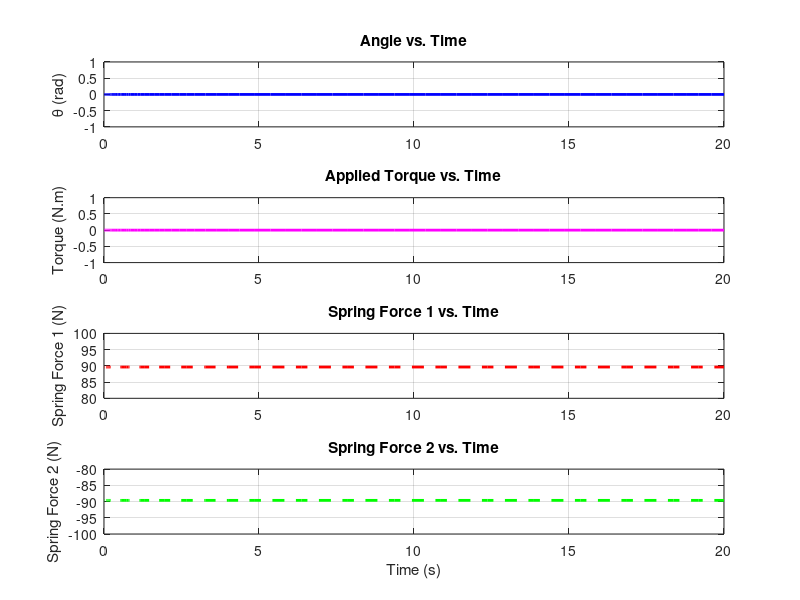
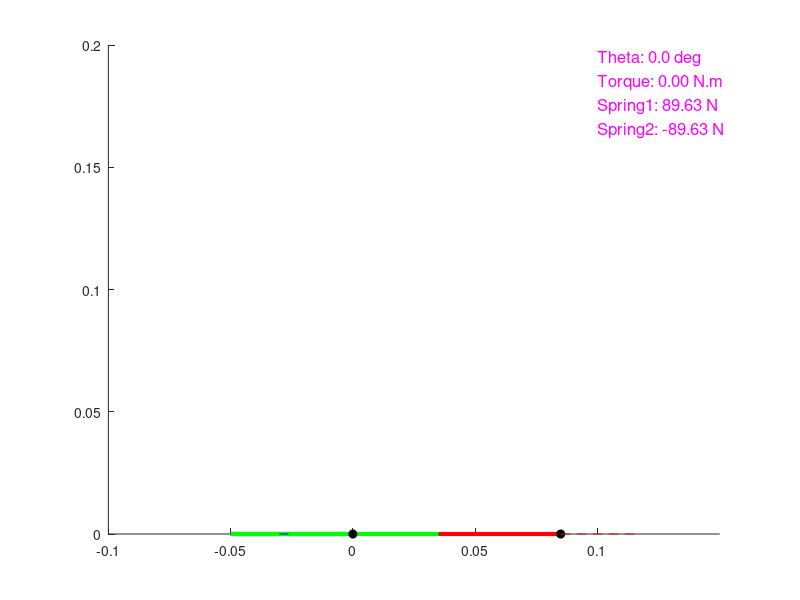

Source code (MATLAB) for these figures, in order:
% Clear workspace
clear;
clc;

% Parameters
PLA_den = 1240;         % PLA density kg/m3
S = 0.05;              % Length of each side link (m)
T = 0.085;             % Length of the top link (m)
D = T;                 % Distance between pivots (m)
w_s =  0.005;          % width side
w_t =  0.0102;         % width top
m_s = PLA_den * w_s * S;   % Mass of each side link (kg)
m_t = PLA_den * w_t * T;   % Mass of the top link (kg)

p1 = 0.4     %L spring1 ,m
q1 = 0.2   %W spring1 ,m
r1 =0.05        %H spring1 ,m
p2  = 0.4       %L spring2 ,m
q2  = 0.2       %W spring2 ,m
r2   =0.05       %H spring2 ,m

E =  55158       %Elastic modulus estimate (linear for now nonlinear later), 55158 N/m which is 8 psi

k1 = E*q1*r1/p1;               % Spring 1 stiffness (N/m)
k2 = E*q2*r2/p2;               % Spring 2 stiffness (N/m)
l1_o = 0.07;           % Rest length of spring 1 (m)
l2_o = 0.1;           % Rest length of spring 2 (m)
a = 0.025;             % Distance from bottom-left pivot to spring 1 attachment (m)
b = 0.005;             % Distance from bottom-right pivot to spring 2 attachment (m)
Q1 = -0.03;            % Spring 1 bottom attachment point (m)
Q2 = D + 0.03;         % Spring 2 bottom attachment point (m)

% Define the applied torque (smooth increase from 0 to 1 over time)
%tau = @(t) ((mod(t,4) >= 1 & mod(t,4) < 2) * (-1.5)) + ((mod(t,4) >= 2 & mod(t,4) < 3) * (1.5));
tau = @(t) (0);


% Initial conditions (start from rest)
theta0 = 0;             % Initial angle (rad)
theta_dot0 = 0;         % Initial angular velocity (rad/s)
initial_conditions = [theta0; theta_dot0];

% Time span for the simulation
t_span = [0, 20];       % Simulate from t=0 to t=20 seconds (slower simulation)

% Differential equation function (returns derivatives)
function dydt = system_eqns(t, y, S, m_s, m_t, k1, k2, l1_o, l2_o, a, b, Q1, Q2, T, D, tau)
    theta1 = y(1);  % Angle of the left side link
    theta_dot1 = y(2);
    
    % For the parallelogram constraint, we know theta2 = theta1
    % Calculate the positions of points A and B, with fixed length of the top link
    A_x = -S * cos(theta1);
    A_y = S * sin(theta1);
    
    B_x = D - S * cos(theta1); % Fixed top link length constraint
    B_y = S * sin(theta1);     % Symmetric behavior
    
    % Calculate spring lengths
    l1 = sqrt((a * sin(theta1))^2 + (a * cos(theta1) + Q1)^2); % Spring 1 length
    l2 = sqrt((b * sin(theta1))^2 + ((Q2 - T) + b * cos(theta1))^2); % Spring 2 length
    
    % Derivatives of spring lengths
    dl1_dtheta = (a * cos(theta1) + Q1) / l1;
    dl2_dtheta = ((Q2 - T) + b * cos(theta1)) / l2;
    
    % Spring forces (passive forces, only reacting to displacement)
    spring_force_1 = k1 * (l1 - l1_o) * dl1_dtheta;
    spring_force_2 = k2 * (l2 - l2_o) * dl2_dtheta;
    
    % Applied torque (from the smoothing function)
    torque = tau(t);  % Get the current torque value from the sigmoid function
    
    % Effective inertia
    I_eff = (2 / 3) * m_s * S^2 + m_t * S^2 * cos(theta1)^2;
    
    % Differential equation for theta1 (since theta2 = theta1 in the parallelogram)
    theta1_ddot = (spring_force_1 + spring_force_2 - torque) / I_eff;
    
    % Return the derivatives
    dydt = [theta_dot1; theta1_ddot];
end

% Solve the ODE using ode45
[t, y] = ode45(@(t, y) system_eqns(t, y, S, m_s, m_t, k1, k2, l1_o, l2_o, a, b, Q1, Q2, T, D, tau), t_span, initial_conditions);

theta_values = y(:,1); % in radians

% Pre-compute spring forces for each time instant
numPoints = length(t);
spring_force1 = zeros(numPoints,1);
spring_force2 = zeros(numPoints,1);
for i = 1:numPoints
    theta1 = theta_values(i);
    l1 = sqrt((a * sin(theta1))^2 + (a * cos(theta1) + Q1)^2);
    dl1_dtheta = (a * cos(theta1) + Q1) / l1;
    spring_force1(i) = k1 * (l1 - l1_o) * dl1_dtheta;
    
    l2 = sqrt((b * sin(theta1))^2 + ((Q2 - T) + b * cos(theta1))^2);
    dl2_dtheta = ((Q2 - T) + b * cos(theta1)) / l2;
    spring_force2(i) = k2 * (l2 - l2_o) * dl2_dtheta;
end

% Applied torque values over time (computed from the square wave)
torque_values = arrayfun(tau, t);

% Create a figure to plot the time-series data
figure;
subplot(4,1,1);
plot(t, theta_values, 'b-', 'LineWidth', 2);
ylabel('\theta (rad)');
title('Angle vs. Time');
grid on;

subplot(4,1,2);
plot(t, torque_values, 'm-', 'LineWidth', 2);
ylabel('Torque (N.m)');
title('Applied Torque vs. Time');
grid on;

subplot(4,1,3);
plot(t, spring_force1, 'r--', 'LineWidth', 2);
ylabel('Spring Force 1 (N)');
title('Spring Force 1 vs. Time');
grid on;

subplot(4,1,4);
plot(t, spring_force2, 'g--', 'LineWidth', 2);
ylabel('Spring Force 2 (N)');
xlabel('Time (s)');
title('Spring Force 2 vs. Time');
grid on;


% Prepare for animation
figure;
hold on;
axis equal;  % Keep aspect ratio fixed
xlim([-0.1, 0.15]);  % Adjust X-axis limits for better visualization
ylim([0, 0.2]);  % Adjust Y-axis limits for better visualization

% Plot the fixed base (bottom link)
plot([0, D], [0, 0], 'k-', 'LineWidth', 2);  % Base link

% Create plot for the mechanism animation
h_side_left = plot([0, 0], [0, 0], 'b-', 'LineWidth', 3);   % Left side link
h_side_right = plot([D, D], [0, 0], 'r-', 'LineWidth', 3);  % Right side link
h_top = plot([0, D], [0, 0], 'g-', 'LineWidth', 3);        % Top link

% Add markers for the joints (pivots)
h_left_pivot = plot(0, 0, 'ko', 'MarkerFaceColor', 'k'); % Left pivot
h_right_pivot = plot(D, 0, 'ko', 'MarkerFaceColor', 'k'); % Right pivot

% Add spring lines (optional, for visualization)
h_spring1 = plot([0, 0], [0, 0], 'b--'); % Spring 1 -> between a and A
h_spring2 = plot([D, D], [0, 0], 'r--'); % Spring 2 -> between b and B

% Plot the torque indication as text
h_data = text(0.1, 0.18, '', 'FontSize', 12, 'Color', 'm');  % Placeholder text for torque

% Loop for animation
for i = 1:length(t)
    % Extract the angle and angular velocity from the solution
    theta1 = y(i, 1);
    
    % Calculate positions of key points
    A_x = -S * cos(theta1);  % Position of point A (left side link end)
    A_y = S * sin(theta1);
    
    B_x = D - S * cos(theta1);  % Position of point B (right side link end)
    B_y = S * sin(theta1);
    
    % Calculate spring attachment points a and b
    a_x = -a * cos(theta1);  % Position of spring attachment point a
    a_y = a * sin(theta1);  % Position of spring attachment point a
    
    b_x = D - b * cos(theta1);  % Position of spring attachment point b
    b_y = b * sin(theta1);      % Position of spring attachment point b
    
    % Update the positions of the links
    set(h_side_left, 'XData', [0, A_x], 'YData', [0, A_y]);
    set(h_side_right, 'XData', [D, B_x], 'YData', [0, B_y]);
    set(h_top, 'XData', [A_x, B_x], 'YData', [A_y, B_y]);
    
    % Update spring positions (for visualization)
    set(h_spring1, 'XData', [Q1, a_x], 'YData', [0, a_y]);  % Update Spring 1 -> between Q1 and a
    set(h_spring2, 'XData', [Q2, b_x], 'YData', [0, b_y]);  % Update Spring 2 -> between Q2 and b
    
    % Update displayed data (convert theta from rad to deg)
    currentThetaDeg = rad2deg(theta1);
    currentTorque = tau(t(i));
    currentSpringForce1 = spring_force1(i);
    currentSpringForce2 = spring_force2(i);
    
    data_str = sprintf('Theta: %.1f deg\nTorque: %.2f N.m\nSpring1: %.2f N\nSpring2: %.2f N', ...
        currentThetaDeg, currentTorque, currentSpringForce1, currentSpringForce2);
    set(h_data, 'String', data_str);
    
    % Pause for animation effect (slower simulation)
    pause(0.1);  % Slower animation, adjust this for desired speed
end